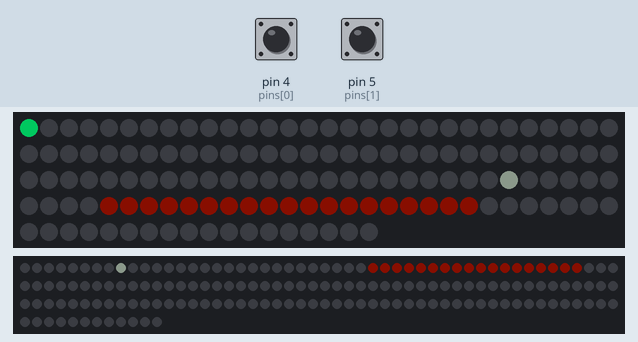
Recording of a sketch running on a simulated Arduino Uno, built with avr-gcc and run on an emulated ATmega328P. On the bench: 138 RGB LEDs in strip order, left to right, continuing on the next row, 162 RGB LEDs in strip order, left to right, continuing on the next row. The inputs (shaded band) are chosen by the test bench; at power-on: pin 4 (pins[0]) HIGH, pin 5 (pins[1]) HIGH. Dim RGB values are drawn brighter than linear; random numbers use the default seed unless the sketch sets one; what the sketch prints to the serial monitor is not drawn.

Above: at 1.2 s.
1.3 s: pin 4 (pins[0]) pulled LOW for 0.15 s
2.0 s: pin 5 (pins[1]) pulled LOW for 0.15 s
2.7 s: pin 4 (pins[0]) pulled LOW for 1 s
5.2 s: pin 5 (pins[1]) pulled LOW for 1 s
Timing chart, 0 to 8.2 s (numbered marks = the images above; inputs shaded):
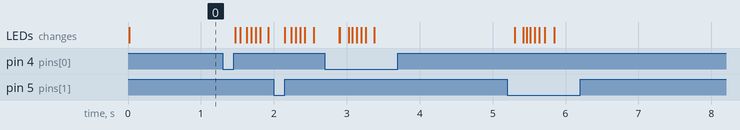

The sketch:

Second_sprint.ino
```cpp
#define LED_PIN 2      // LED1 pin
#define LED_PIN2 3     // LED2 pin
#define LED_NUM 138    // LED-ide arv ( esimesel ribal )
#define LED_NUM2 162   // LED-ide arv ( teisel ribal )
#define LED_BR 150     // riba heledus

// Nuppude pinnide arv vastab mängijate arvule
const byte pins[] = {4, 5};

#define MAX_SPEED 15  // max. kiirus
#define MIN_SPEED 4   // max. Kiirus kurvidel
#define TURN_ZONES 2  // kurvide arv
#define TURN_MIN 10   // min. kurvide pikkus
#define TURN_MAX 20   // max. kurvide pikkus
#define BOOST_ZONES 2 //
#define BOOST_SIZE 1  //
#define WIN_SCORE 2   // võidu skoor

// =============================================
#include "FastLED.h"
CRGB leds[LED_NUM];
CRGB leds2[LED_NUM2];
int turns[TURN_ZONES][2];
int boosts[BOOST_ZONES];
CRGB turnColor = CHSV(12, 255, 70);
CRGB boostColor = CHSV(100, 10, 100);
const byte players = sizeof(pins);  // massiivi suurus == mängijate arv

// ============ SETUP =============
void setup() {
  Serial.begin(9600);
  FastLED.addLeds<WS2812, LED_PIN, GRB>(leds, LED_NUM);
  FastLED.addLeds<WS2812, LED_PIN2, GRB>(leds2, LED_NUM2);
  FastLED.setBrightness(LED_BR);

  // nuppude initsialiseerimine
  for (int p = 0; p < players; p++) pinMode(pins[p], INPUT_PULLUP);

  randomSeed(analogRead(0));              // juhuslikkus veelgi juhuslikum
  int turnSize = (LED_NUM+LED_NUM2) / TURN_ZONES;    // plokki pikkus kui  LED-de arv/kuhvrite arv
  for (int t = 0; t < TURN_ZONES; t++) {  // kurvide arvu saamiseks
    // otsime kurvide algust iga plokki alguses
    turns[t][0] = random(t * turnSize, (t + 1) * turnSize - TURN_MAX);

    // otsime kurvi , lisades pikkus algusele
    turns[t][1] = turns[t][0] + random(TURN_MIN, TURN_MAX);
  }

  int boostSize = (LED_NUM+LED_NUM2) / BOOST_ZONES;    // plokkide pikkus kui LED-ide arv/kurvide arv
  for (int b = 0; b < BOOST_ZONES; b++) {  // kurvide arvu saamiseks
    // otsime kurvi algust iga plokki alguses
    boosts[b] = random(b * boostSize, (b + 1) * boostSize - BOOST_SIZE);
  }
  newGame();    // alustada uus mäng
}

// ========== ПЕРЕМЕННЫЕ ==========
int pos[players];       // sprite-ide asukoht
int spd[players];       // sprite-ide kiirus
int score[players];     // skoor
bool drag[players];     // pidurdamise lipp
bool accel[players];
int buttonPrev[players] = {0,0}; // TODO!!!!
// ============= LOOP =============
void loop() {
  static uint32_t tmr, tmr2;
  // kiiruse ümberarvutus
  // taimer 200 ms
  if (millis() - tmr2 >= 200) {
    tmr2 = millis();
    for (int p = 0; p < players; p++) {         // iga sprite-i jaoks
      if (buttonPrev[p]==1 &&  !digitalRead(pins[p])) spd[p] += 3;   // kui nupp on vajutatud - kiirendus
      else spd[p]--;                            // vastupidises olukorras - pidurdamine
      buttonPrev[p] = digitalRead(pins[p]);
      Serial.println(digitalRead(pins[p]));
      // seadistame piirangud max kiirusele või kiirusele kurvidel
      spd[p] = constrain(spd[p], 0, drag[p] ? MIN_SPEED : MAX_SPEED);
    }
  }

  // sprite-ide liikumine
  // taimer 10 ms
  if (millis() - tmr >= 10) {
    tmr = millis();
    FastLED.clear();  // riba puhastamine

    // kurvide initsialiseerimine
    for (int t = 0; t < TURN_ZONES; t++) {              // iga kurvi jaoks
      for (int s = turns[t][0]; s < turns[t][1]; s++) { // stardilt finishini
        if(s<LED_NUM){
          leds[s] = turnColor;    // värime piksleid
        }
        else{
          leds2[LED_NUM+LED_NUM2-s] = turnColor;
        }
      }
    }

    for (int b = 0; b < BOOST_ZONES; b++) {              // iga kurvi jaoks
      for (int s = boosts[b]; s < (boosts[b] + BOOST_SIZE); s++) { // stardilt finishini
        if(s<LED_NUM){
          leds[s] = boostColor;    // värvime piksli
        }
        else{
          leds2[LED_NUM+LED_NUM2-s] = boostColor;
        }
      }
    }

    // käime läbi kõik spite-id
    for (int p = 0; p < players; p++) {
      pos[p] += spd[p];   // liigume praeguse pikkusega

        if (!digitalRead(pins[p])) {  // kui nupp on vajutatud
          for (int t = 0; t < TURN_ZONES; t++) {    // kontrollimekurvid
            // sprite asub kurvis
            if (pos[p] / 10 >= turns[t][0] && pos[p] / 10 < turns[t][1]) {
              drag[p] = 1;            // lipp kiiruse piiramisele
              spd[p] = MIN_SPEED;     // piirandame kiirust
            } else drag[p] = 0;       // nupp pole vajutatud – võtame piirangud maha
          }
        } else drag[p] = 0;       // nupp pole vajutatud – võtame piirangud maha

        if (!digitalRead(pins[p])) {  // nupp on vajutatud
          for (int b = 0; b < BOOST_ZONES; b++) {    // kontrollime kurvid
            // sprite on kurvis
            if (pos[p] / 10 >= boosts[b] && pos[p] / 10 < (turns[b] + BOOST_SIZE)) {
              accel[p] = 1;            // lipp kiiruse piiramisele
              spd[p] += 5;     // piirandame kiirust
            } else accel[p] = 0;       // nupp pole vajutatud – võtame maha piirangud
          }
        } else accel[p] = 0;       // nupp pole vajutatud – võtame maha piirangud


      // finishi kontroll
      if (pos[p] >= ((LED_NUM+LED_NUM2) * 10)) {   // riba lõpp, ring on läbitud
        pos[p] -= (LED_NUM+LED_NUM2) * 10;         // ring--
        score[p]++;                     // skoor +1

        // võidu skoor on saavutatud
        if (score[p] >= WIN_SCORE) {

          // riba saab värviks võitja värvi
          for (int led = 0; led < (LED_NUM+LED_NUM2); led++) {
            if(led%3==0){
              if(led<LED_NUM){
                leds[led].setHue(p * 255 / players);
              }
              else{
                leds2[LED_NUM2+LED_NUM-led].setHue(p * 255 / players);
              }
            }
          FastLED.show();
          delay(10);
          }
          newGame();
          return;   // uus tsükkel
        }
      }

      // kui pole võitja – kaotaja osaukoht saab värviks vastava kaotaja värvi
      if(pos[p]<(LED_NUM*10)){
        leds[pos[p] / 10].setHue(p * 255 / players);
      }
      else{
        leds2[((LED_NUM2+LED_NUM)*10 - pos[p]) / 10].setHue(p * 255 / players);
      }
    }   // end for players
    FastLED.show();
  } // end of timer
}

void newGame() {
  // skoor = NULL && kiirus = NULL
  for (int np = 0; np < players; np++) {
    pos[np] = spd[np] = score[np] = 0;
    drag[np] = 0;
  }
}
```
